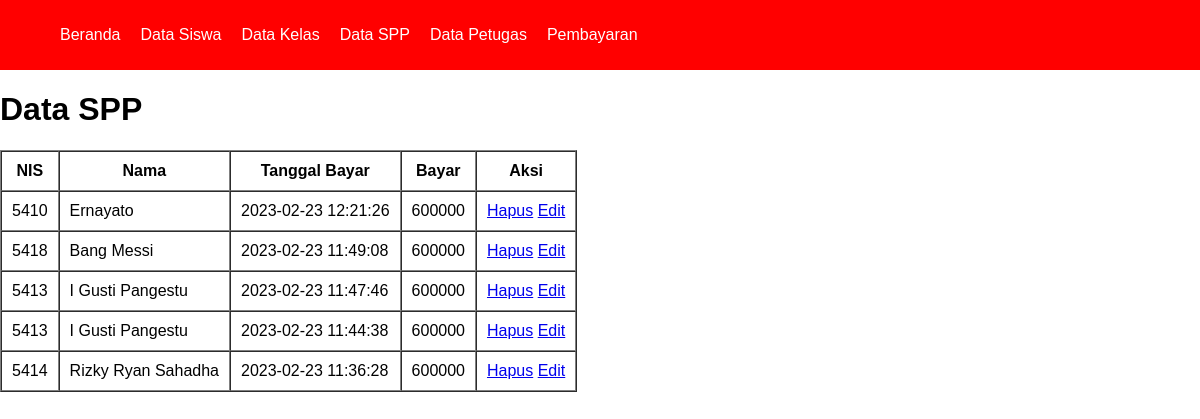
/spp/spp.php, run on the app's committed database.
### tables this page shows
CREATE TABLE `tb_spp` (
  `id_spp` int NOT NULL,
  `nip` varchar(5) NOT NULL,
  `nis` int NOT NULL,
  `tgl_bayar` datetime NOT NULL,
  `bayar` double NOT NULL
);

CREATE TABLE `tb_siswa` (
  `nis` int NOT NULL,
  `nama_siswa` varchar(100) NOT NULL,
  `password` varchar(10) NOT NULL,
  `id_kelas` varchar(10) NOT NULL,
  `jenis_kelamin` varchar(10) NOT NULL,
  `alamat` varchar(100) NOT NULL
);

### spp/functions_spp.php (called while the page is built)
<?php
    $conn = mysqli_connect("localhost", "root", "", "spp_db");
    function query($query){
        global $conn;
        $result = mysqli_query($conn, $query);
        $rows = [];
        while( $row = mysqli_fetch_assoc($result)) {
            $rows[] = $row;
        }
        return $rows;
    }
?>

### spp/spp.php (the view, shortened to what this page needs)
<?php
    require 'functions_spp.php';
    require '../views/template/navbar.php';
    $spp = query("SELECT * FROM tb_spp INNER JOIN tb_siswa USING (nis) ORDER BY id_spp DESC")
?>
<!DOCTYPE html>
<html lang="en">
<head>
    <link rel="stylesheet" href="../CSS/style.css">
</head>
<body>
<h1>Data SPP</h1>
    <table border="1" cellspacing="0" cellpadding="10">
        <tr>
            <th>NIS</th>
            <th>Nama</th>
            <th>Tanggal Bayar</th>
            <th>Bayar</th>
            <th>Aksi</th>
        </tr>
        <?php foreach($spp as $row) : ?>
        <tr>
            <td><?= $row["nis"]; ?></td>
            <td><?= $row["nama_siswa"]; ?></td>
            <td><?= $row["tgl_bayar"] ?></td>
            <td><?= $row["bayar"]; ?></td>
            <td>
                <a href="delete_spp.php?nis=<?= $row["id_spp"]; ?>">Hapus</a>
                <a href="update_spp.php?nis=<?= $row["id_spp"]; ?>">Edit</a>
            </td>
        </tr>
        <?php endforeach; ?>
    </table>
</body>
</html>

### CSS/style.css (style rules this page uses)
html, body { margin: 0; padding: 0; box-sizing: border-box; font-family: 'Gill Sans', 'Gill Sans MT', Calibri, 'Trebuchet MS', sans-serif; overflow-x: hidden; }

### views/template/navbar.php (style rules this page uses)
html, body { margin: 0; padding: 0; box-sizing: border-box; }

### data on the page
tb_spp: nis "5410", nis.nama_siswa "Ernayato", tgl_bayar "2023-02-23 12:21:26", bayar "600000"
tb_spp: nis "5418", nis.nama_siswa "Bang Messi", tgl_bayar "2023-02-23 11:49:08", bayar "600000"
tb_spp: nis "5413", nis.nama_siswa "I Gusti Pangestu", tgl_bayar "2023-02-23 11:47:46", bayar "600000"
tb_spp: nis "5413", nis.nama_siswa "I Gusti Pangestu", tgl_bayar "2023-02-23 11:44:38", bayar "600000"
tb_spp: nis "5414", nis.nama_siswa "Rizky Ryan Sahadha", tgl_bayar "2023-02-23 11:36:28", bayar "600000"
